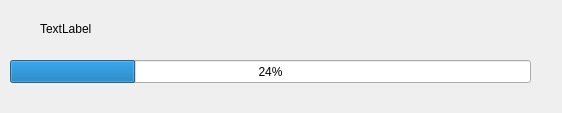
<?xml version="1.0" encoding="UTF-8"?>
<ui version="4.0">
 <class>Form</class>
 <widget class="QWidget" name="Form">
  <property name="geometry">
   <rect>
    <x>0</x>
    <y>0</y>
    <width>562</width>
    <height>113</height>
   </rect>
  </property>
  <property name="windowTitle">
   <string>Form</string>
  </property>
  <widget class="QProgressBar" name="progressBar">
   <property name="geometry">
    <rect>
     <x>10</x>
     <y>60</y>
     <width>521</width>
     <height>23</height>
    </rect>
   </property>
   <property name="value">
    <number>24</number>
   </property>
  </widget>
  <widget class="QLabel" name="label">
   <property name="geometry">
    <rect>
     <x>40</x>
     <y>20</y>
     <width>501</width>
     <height>17</height>
    </rect>
   </property>
   <property name="text">
    <string>TextLabel</string>
   </property>
  </widget>
 </widget>
 <resources/>
 <connections/>
</ui>
